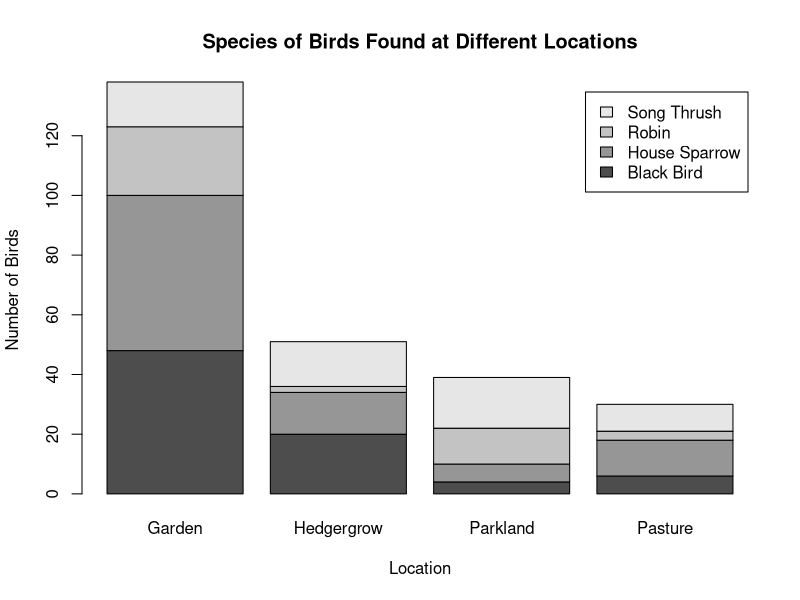
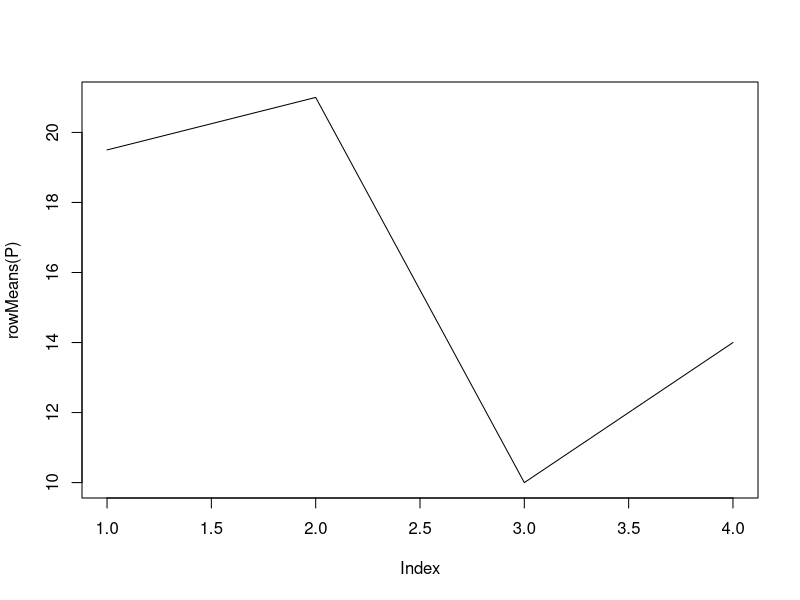
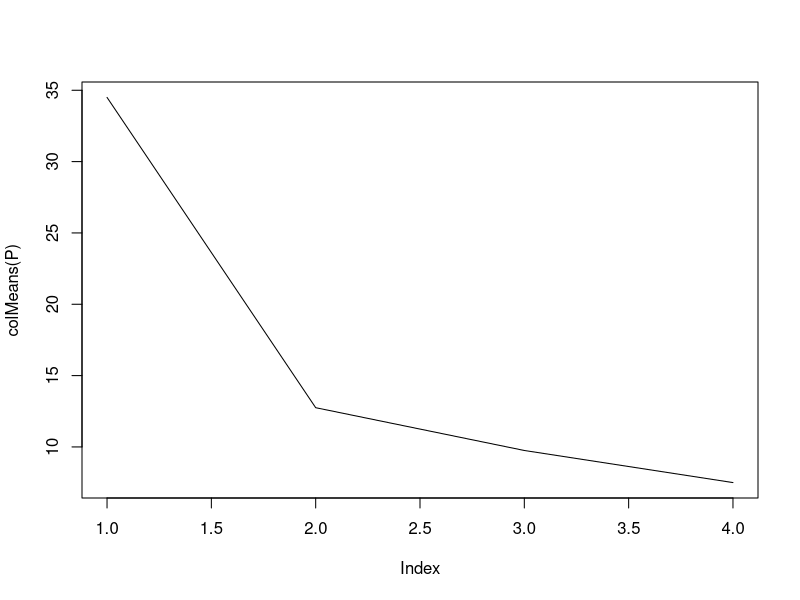

Reproduce these figures in R, in order.
birds <- matrix(c(48,20,4,6,52,14,6,12,23,2,12,3,15,15,17,9),ncol=4,byrow = TRUE)
birds
rnames=c("Black Bird","House Sparrow", "Robin", "Song Thrush")
cnames=c("Garden","Hedgergrow","Parkland","Pasture")
P=matrix(c(48,20,4,6,52,14,6,12,23,2,12,3,15,15,17,9),ncol=4,byrow = TRUE,dimnames = list(rnames,cnames))
P
rowSums(P)
colSums(P)
rowMeans(P)
colMeans(P)

barplot(P,main = "Species of Birds Found at Different Locations",xlab = "Location",ylab ="Number of Birds",legend.text =c("Black Bird","House Sparrow","Robin","Song Thrush"),width =1)
plot(rowMeans(P),type = "line")
plot(colMeans(P),type="line")
